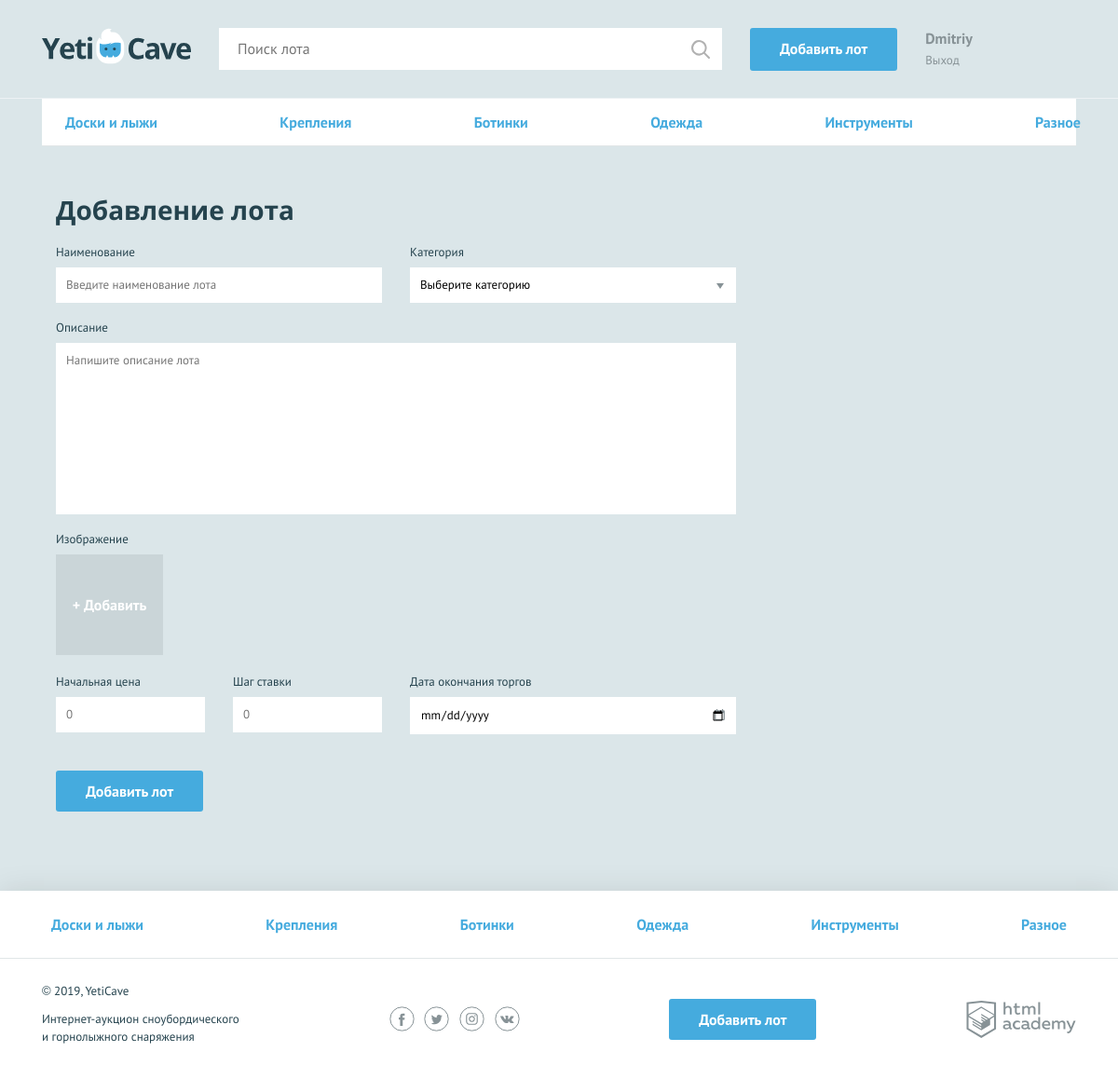
The page /add.php (signed in) on the database its author committed.
### tables this page shows
CREATE TABLE categories (
    id INT AUTO_INCREMENT PRIMARY KEY,
    name VARCHAR(128) NOT NULL
);

### functions.php (called while the page is built, shortened)
<?php
    function include_template($name, $data) {
        $name = 'templates/' . $name;
        extract($data);
        require $name;
        $result = ob_get_clean();
        return $result;
    }

### init.php (called while the page is built, shortened)
<?php
require_once 'functions.php';
$content = '';

### mysql_helper.php (called while the page is built, shortened)
<?php
function db_get_prepare_stmt($link, $sql, $data = []) {
    $stmt = mysqli_prepare($link, $sql);
    return $stmt;
}
function db_fetch_data($link, $sql, $data = []) {
    $result = [];
    $stmt = db_get_prepare_stmt($link, $sql, $data);
    mysqli_stmt_execute($stmt);
    $res = mysqli_stmt_get_result($stmt);
    if ($res) {
        $result = mysqli_fetch_all($res, MYSQLI_ASSOC);
    }
    return $result;
}

### templates/add-main.php (the view, shortened to what this page needs)
<nav class="nav">
    <ul class="nav__list container">
        <li class="nav__item">
            <a href="all-lots.html">Доски и лыжи</a>
        </li>
        <li class="nav__item">
            <a href="all-lots.html">Крепления</a>
        </li>
        <li class="nav__item">
            <a href="all-lots.html">Ботинки</a>
        </li>
        <li class="nav__item">
            <a href="all-lots.html">Одежда</a>
        </li>
        <li class="nav__item">
            <a href="all-lots.html">Инструменты</a>
        </li>
        <li class="nav__item">
            <a href="all-lots.html">Разное</a>
        </li>
    </ul>
</nav>
<form class="form form--add-lot container <?= count($errors) ? 'form--invalid' : ''; ?>" action="add.php" method="post" enctype="multipart/form-data">
    <h2>Добавление лота</h2>
    <div class="form__container-two">
       <?php $classname = isset($errors['lot-name']) ? "form__item--invalid" : "";
        $value = isset($lot['lot-name']) ? $lot['lot-name'] : "";?>
        <div class="form__item <?=$classname;?> ">
            <label for="lot-name">Наименование</label>
            <input id="lot-name" type="text"  name="lot-name" placeholder="Введите наименование лота" value="<?=$value;?>">
        </div>
        <?php $classname = isset($errors['category']) ? "form__item--invalid" : "";
        $value = isset($lot['category']) ? $lot['category'] : "";?>
        <div class="form__item <?=$classname;?>">
            <label for="category">Категория</label>
            <select id="category" name="category" >
                <option value="<?= $value; ?>"><?= $value == '' ? 'Выберите категорию' : $categories[$value - 1]['name']?></option>
            </select>
        </div>
    </div>
    <?php $classname = isset($errors['description']) ? "form__item--invalid" : "";
    $value = isset($lot['description']) ? $lot['description'] : "";?>
    <div class="form__item form__item--wide <?=$classname;?>">
        <label for="description">Описание</label>
        <textarea id="description" name="description" placeholder="Напишите описание лота"><?=$value;?></textarea>
    </div>
    <div class="form__item form__item--file">
        <label>Изображение</label>
        <div class="form__input-file">
            <label for="lot-img">
                <span>+ Добавить</span>
            </label>
        </div>
    </div>
    <div class="form__container-three">
        <?php $classname = isset($errors['lot-rate']) ? "form__item--invalid" : "";
        $value = isset($lot['lot-rate']) ? $lot['lot-rate'] : "";?>
        <div class="form__item form__item--small <?=$classname;?>">
            <label for="lot-rate">Начальная цена</label>
            <input id="lot-rate" type="number" name="lot-rate" placeholder="0" value="<?=$value;?>">
        </div>
        <?php $classname = isset($errors['lot-step']) ? "form__item--invalid" : "";
        $value = isset($lot['lot-step']) ? $lot['lot-step'] : "";?>
        <div class="form__item form__item--small <?=$classname;?>">
            <label for="lot-step">Шаг ставки</label>
            <input id="lot-step" type="number" name="lot-step" placeholder="0" value="<?=$value;?>">
        </div>
        <?php $classname = isset($errors['lot-date']) ? "form__item--invalid" : "";
        $value = isset($lot['lot-date']) ? $lot['lot-date'] : "";?>
        <div class="form__item <?=$classname;?>">
            <label for="lot-date">Дата окончания торгов</label>
            <input class="form__input-date" id="lot-date" type="date" name="lot-date" value="<?=$value;?>">
        </div>
    </div>
    <button type="submit" class="button">Добавить лот</button>
</form>

### templates/layout.php (shortened to what this page needs)
<!DOCTYPE html>
<html lang="ru">
<head>
    <link href="css/normalize.min.css" rel="stylesheet">
    <link href="css/style.css" rel="stylesheet">
</head>
<body>
<div class="page-wrapper">
    <header class="main-header">
        <div class="main-header__container container">
            <a class="main-header__logo" href="index.php">
                <img src="img/logo.svg" width="160" height="39" alt="Логотип компании YetiCave">
            </a>
            <form class="main-header__search" method="get" action="https://echo.htmlacademy.ru">
                <input type="search" name="search" placeholder="Поиск лота">
                <input class="main-header__search-btn" type="submit" name="find" value="Найти">
            </form>
            <a class="main-header__add-lot button" href="add.php">Добавить лот</a>
            <nav class="user-menu">
                <?php if (isset($_SESSION['user'])): ?>
                    <div class="user-menu__logged">
                        <p><?= $_SESSION['user']['name'];?></p>
                        <a href="logout.php">Выход</a>
                    </div>
                <?php endif; ?>
            </nav>
        </div>
    </header>
    <main class="container"><?= $content; ?></main>
</div>
<footer class="main-footer">
    <nav class="nav">
        <ul class="nav__list container">
            <?php foreach ($categories as $cat): ?>
                <li class="nav__item">
                    <a href="pages/all-lots.html"><?= $cat['name']; ?></a>
                </li>
            <?php endforeach; ?>
        </ul>
    </nav>
    <div class="main-footer__bottom container">
        <div class="main-footer__copyright">
            <p>© 2019, YetiCave</p>
            <p>Интернет-аукцион сноубордического и горнолыжного снаряжения</p>
        </div>
        <div class="main-footer__social social">
            <a class="social__link social__link--facebook" href="#">
            </a>
            <a class="social__link social__link--twitter" href="#">
            </a>
            <a class="social__link social__link--instagram" href="#">
            </a>
            <a class="social__link social__link--vkontakte" href="#">
            </a>
        </div>
        <a class="main-footer__add-lot button" href="add.php">Добавить лот</a>
        <div class="main-footer__developed-by">
            <a class="logo-academy" href="https://htmlacademy.ru/intensive/php">
            </a>
        </div>
    </div>
</footer>
</body>
</html>

### rows shown on the page
categories: name "Доски и лыжи"
categories: name "Крепления"
categories: name "Ботинки"
categories: name "Одежда"
categories: name "Инструменты"
categories: name "Разное"

### other values the page prints
$_SESSION['user']['name'] "Dmitriy"
